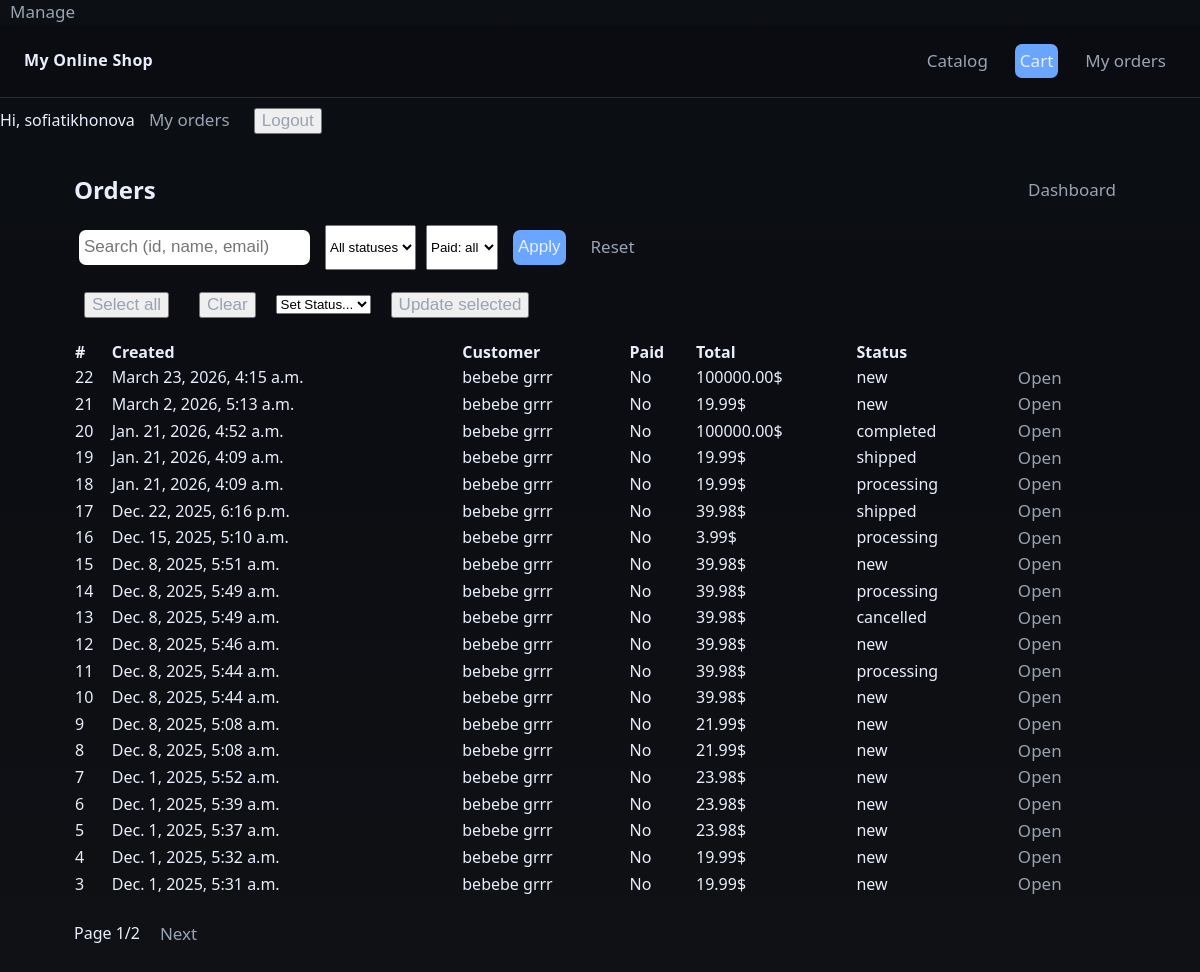
Page /manage/orders (signed in) on the earlier database version.
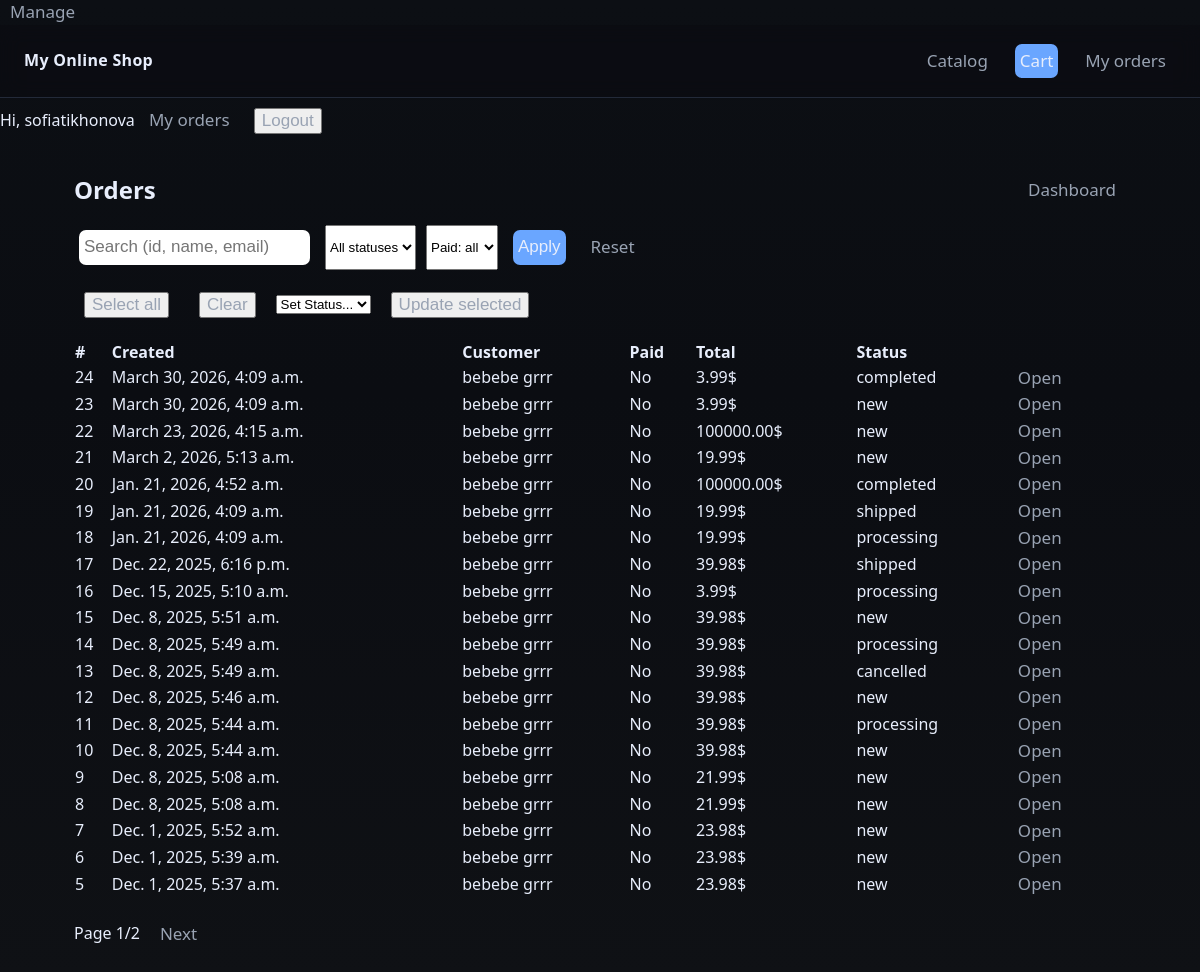
Same page on the later database version.
### shop/models.py (models this page shows, shortened)
class Order(models.Model):
    STATUS_NEW='new'
    STATUS_PROCESSING='processing'
    STATUS_SHIPPED='shipped'
    STATUS_COMPLETED='completed'
    STATUS_CANCELLED='cancelled'
    STATUS_CHOICES=[
        (STATUS_NEW, 'New'),
        (STATUS_PROCESSING, 'Processing'),
        (STATUS_SHIPPED, 'Shipped'),
        (STATUS_COMPLETED, 'Completed'),
        (STATUS_CANCELLED, 'Cancelled'),
    ]
    first_name=models.CharField(max_length=50)
    last_name=models.CharField(max_length=50, blank=True)
    email=models.EmailField()
    address=models.CharField(max_length=50)
    city=models.CharField(max_length=100, blank=True)
    status=models.CharField(
        max_length=20,
        choices=STATUS_CHOICES,
        default=STATUS_NEW,
        db_index=True
    )
    created=models.DateTimeField(default=timezone.now, db_index=True)
    paid=models.BooleanField(default=False)
    payment_id=models.CharField(max_length=100, blank=True)
    user = models.ForeignKey(
        settings.AUTH_USER_MODEL,
        on_delete=models.SET_NULL,
        null=True,
        blank=True,
        related_name="orders"
    )
    class Meta:
        ordering=['-created']
    def get_total_cost(self):
        return sum(item.get_cost() for item in self.items.all())

class OrderItem(models.Model):
    order=models.ForeignKey(Order, related_name='items', on_delete=models.CASCADE)
    product=models.ForeignKey(Product, related_name='order_items', on_delete=models.PROTECT)
    price=models.DecimalField(max_digits=10, decimal_places=2)
    quantity=models.PositiveIntegerField(default=1)
    def get_cost(self):
        return self.price*self.quantity

### shop/views.py (the view, shortened to what this page needs)
# urls.py: path('manage/orders', views.manage_orders, name='manage_orders'),
@login_required
@permission_required('shop.view_order', raise_exception=True)
def manage_orders(request):
    from .models import Order
    status=request.GET.get('status')
    qs=Order.objects.order_by('-created')
    q=(request.GET.get('q') or '').strip()
    paid=(request.GET.get('paid') or '').strip()
    if status:
        qs=qs.filter(status=status)
    if paid=='yes':
        qs=qs.filter(paid=True)
    elif paid=='no':
        qs=qs.filter(paid=False)
    paginator=Paginator(qs,20)
    page_number=request.GET.get('page')
    page_obj=paginator.get_page(page_number)
    context={
        'status':status,
        'page_obj':page_obj,
        'q':q,
        'paid':paid,
        'status_choices':Order.STATUS_CHOICES,
    }
    return render(request, 'shop/manage/orders_list.html', context)

### shop/templates/shop/manage/orders_list.html (shortened to what this page needs)
{%extends 'shop/base.html'%}
{%block content%}
<section class="panel">
    <div style="display:flex; justify-content:space-between; align-items:center;">
        <h2 style="margin:0;">Orders</h2>
        <a class="btn" href="{%url 'shop:manage_dashboard'%}">Dashboard</a>
    </div>
    <form method="get" style="display:flex; gap:10px; flex-wrap:wrap; margin-top:12px;">
        <input type="text" class="inputqty" name="q" value="{{q}}" placeholder="Search (id, name, email)">
        <select name="status">
            <option value="">All statuses</option>
        </select>
        <select name="paid">
            <option value="">Paid: all</option>
        </select>
        <button class="btn btn--primary" type="submit">Apply</button>
        <a href="{%url 'shop:manage_orders'%}" class="btn">Reset</a>
    </form>
    <form action="{%url 'shop:manage_orders_bulk_status'%}" method="post" style="margin-top:12px">
        <div style="display:flex; gap:10px; align-items:center; margin-bottom:10px;">
            <button class="btn" type="button" onclick="toggleAll(true)">Select all</button>
            <button class="btn" type="button" onclick="toggleAll(false)">Clear</button>
            <select name="status" required>
                <option value="" disabled selected>Set Status...</option>
            </select>
            <button class="btn btn--primaary" type="submit">Update selected</button>
        </div>
    <table style="width:100%; border-collapse:collapse; margin-top:12px;">
        <tr>
            <th align="left">#</th>
            <th align="left">Created</th>
            <th align="left">Customer</th>
            <th align="left">Paid</th>
            <th align="left">Total</th>
            <th align="left">Status</th>
            <th></th>
        </tr>
        {%for o in page_obj%}
        <tr>
            <td>{{o.id}}</td>
            <td>{{o.created}}</td>
            <td>{{o.first_name}} {{o.last_name}}</td>
            <td>{%if o.paid%}Yes{%else%}No{%endif%}</td>
            <td>{{o.get_total_cost}}$</td>
            <td>{{o.status}}</td>
            <td><a class="btn" href="{%url 'shop:manage_order_detail' o.id%}">Open</a></td>
        </tr>
        {%empty%}
        <tr><td colspan="7" class="muted">No orders</td></tr>
        {%endfor%}
    </table>
    </form>
    {%if page_obj%}
    <div style="display:flex; gap:10px; align-items:center; margin-top:14px;">
        <div class="muted">Page {{page_obj.number}}/{{page_obj.paginator.num_pages}}</div>
        {%if page_obj.has_next%}
        <a class="btn"href="?q={{q}}&status={{status}}&paid={{paid}}&page={{page_obj.next_page_number}}">Next</a>
        {%endif%}
    </div>
    {%endif%}
</section>
{%endblock%}

Differences in the rows shown:
no longer on this page (row unchanged): Order: id "4", created "Dec. 1, 2025, 5:32 a.m.", first_name "bebebe", last_name "grrr", paid "No", get_total_cost "19.99", status "new"
no longer on this page (row unchanged): Order: id "3", created "Dec. 1, 2025, 5:31 a.m.", first_name "bebebe", last_name "grrr", paid "No", get_total_cost "19.99", status "new"
added Order: id "24", created "March 30, 2026, 4:09 a.m.", first_name "bebebe", last_name "grrr", paid "No", get_total_cost "3.99", status "completed"
added Order: id "23", created "March 30, 2026, 4:09 a.m.", first_name "bebebe", last_name "grrr", paid "No", get_total_cost "3.99", status "new"
